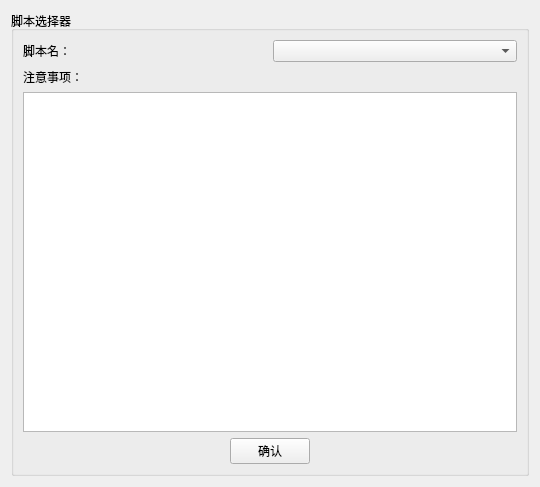
<?xml version="1.0" encoding="UTF-8"?>
<ui version="4.0">
 <class>Form</class>
 <widget class="QWidget" name="Form">
  <property name="geometry">
   <rect>
    <x>0</x>
    <y>0</y>
    <width>540</width>
    <height>487</height>
   </rect>
  </property>
  <property name="windowTitle">
   <string>Form</string>
  </property>
  <layout class="QVBoxLayout" name="verticalLayout_5">
   <item>
    <widget class="QGroupBox" name="groupBox">
     <property name="title">
      <string>脚本选择器</string>
     </property>
     <layout class="QVBoxLayout" name="verticalLayout">
      <item>
       <layout class="QHBoxLayout" name="horizontalLayout">
        <item>
         <widget class="QLabel" name="label_script">
          <property name="text">
           <string>脚本名：</string>
          </property>
         </widget>
        </item>
        <item>
         <widget class="QComboBox" name="comboBox_select_scipt"/>
        </item>
       </layout>
      </item>
      <item>
       <widget class="QLabel" name="label_careful">
        <property name="text">
         <string>注意事项：</string>
        </property>
       </widget>
      </item>
      <item>
       <widget class="QTextBrowser" name="textBrowser_careful_content"/>
      </item>
      <item>
       <layout class="QHBoxLayout" name="horizontalLayout_2">
        <item>
         <widget class="QPushButton" name="pushButton">
          <property name="sizePolicy">
           <sizepolicy hsizetype="Fixed" vsizetype="Fixed">
            <horstretch>0</horstretch>
            <verstretch>0</verstretch>
           </sizepolicy>
          </property>
          <property name="text">
           <string>确认</string>
          </property>
         </widget>
        </item>
       </layout>
      </item>
     </layout>
    </widget>
   </item>
  </layout>
 </widget>
 <resources/>
 <connections/>
</ui>
